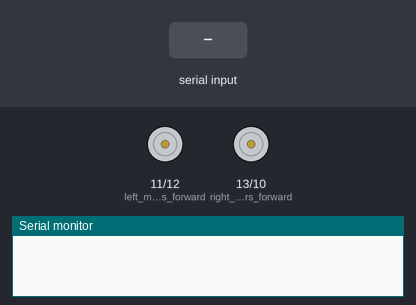
A sketch run on a simulated Arduino Uno, built with avr-gcc and run on an emulated ATmega328P. Parts: motor-driver pin pairs drawn as motors (green arrow = first pin HIGH = forward, orange = second pin HIGH = backward, longer = more drive), the last lines printed to the serial monitor. The test bench sets the inputs (shaded band).

Above: at 1.2 s.
1.3 s: "F90\n" received over Serial
At 2.5 s:
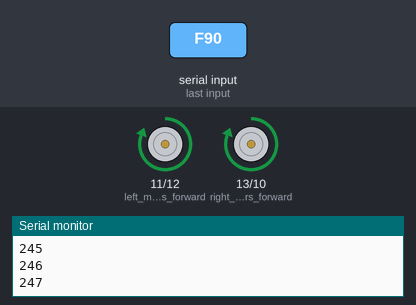
Timing chart, 0 to 12.9 s (numbered marks = the images above; inputs shaded):
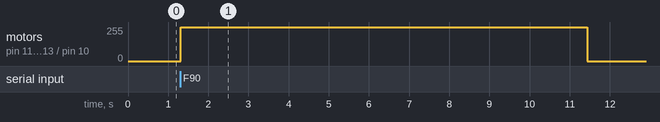

The sketch:

gui-master.ino
```cpp
#include <SoftwareSerial.h>
SoftwareSerial mySerial(5,6);  //5 is Rx, 6 is Tx
void setup() {
  pinMode(11, OUTPUT);  //left motors forward
  pinMode(12, OUTPUT);  //left motors reverse
  pinMode(13, OUTPUT);  //right motors forward
  pinMode(10, OUTPUT);  //right motors reverse

  Serial.begin(9600);
  mySerial.begin(9600);
}
char first ="";
int times = -1;
char temp;
void loop() {
  while (Serial.available() > 0) {
    temp = Serial.read();
   if(temp>=65) {                 //as 65 is the ascii value for character a
    first = (char)temp;
   }else {
    times = (int)temp-48;            //as times is the number of steps to be taken.
   }
  }
  if(first != "" && times != -1) {
    Serial.print("Command is");
    Serial.println(first);
    Serial.print("times is");
    Serial.println(times);
    mySerial.println(first);
    mySerial.println(times);


  for (int i = 0; i < times*200; i++)
  {
    Serial.println(i);
                      //emitting out the data
    if (first == 'F') //move forward(all motors rotate in forward direction)
    {
      digitalWrite(13, HIGH);
      digitalWrite(11, HIGH);
    }

    else if (first == 'B') {    //move reverse (all motors rotate in reverse direction)
      digitalWrite(12, HIGH);
      digitalWrite(10, HIGH);
    }

    else if (first == 'L') {
      digitalWrite(13, HIGH); //turn left (right side motors rotate in forward direction, left side motors doesn't rotate)
    }

    else if (first == 'R') {    //turn right (left side motors rotate in forward direction, right side motors doesn't rotate)
      digitalWrite(11, HIGH);
    }
  }
  if (first == 'S') {    //STOP (all motors stop)
    digitalWrite(13, LOW);
    digitalWrite(12, LOW);
    digitalWrite(11, LOW);
    digitalWrite(10, LOW);
  }
  delay(100);
    digitalWrite(13, LOW);
    digitalWrite(12, LOW);
    digitalWrite(11, LOW);
    digitalWrite(10, LOW);

  first = "";
  times = -1;
  delay(100);
  }
}
```

Measured:
- after the input at 1.3 s, motor on pin 11 (left_motors_forward) / pin 12 (left_motors_reverse), motor on pin 13 (right_motors_forward) / pin 10 (right_motors_reverse): stopped → forward 255/255 at once, → stopped 10.1 s later
